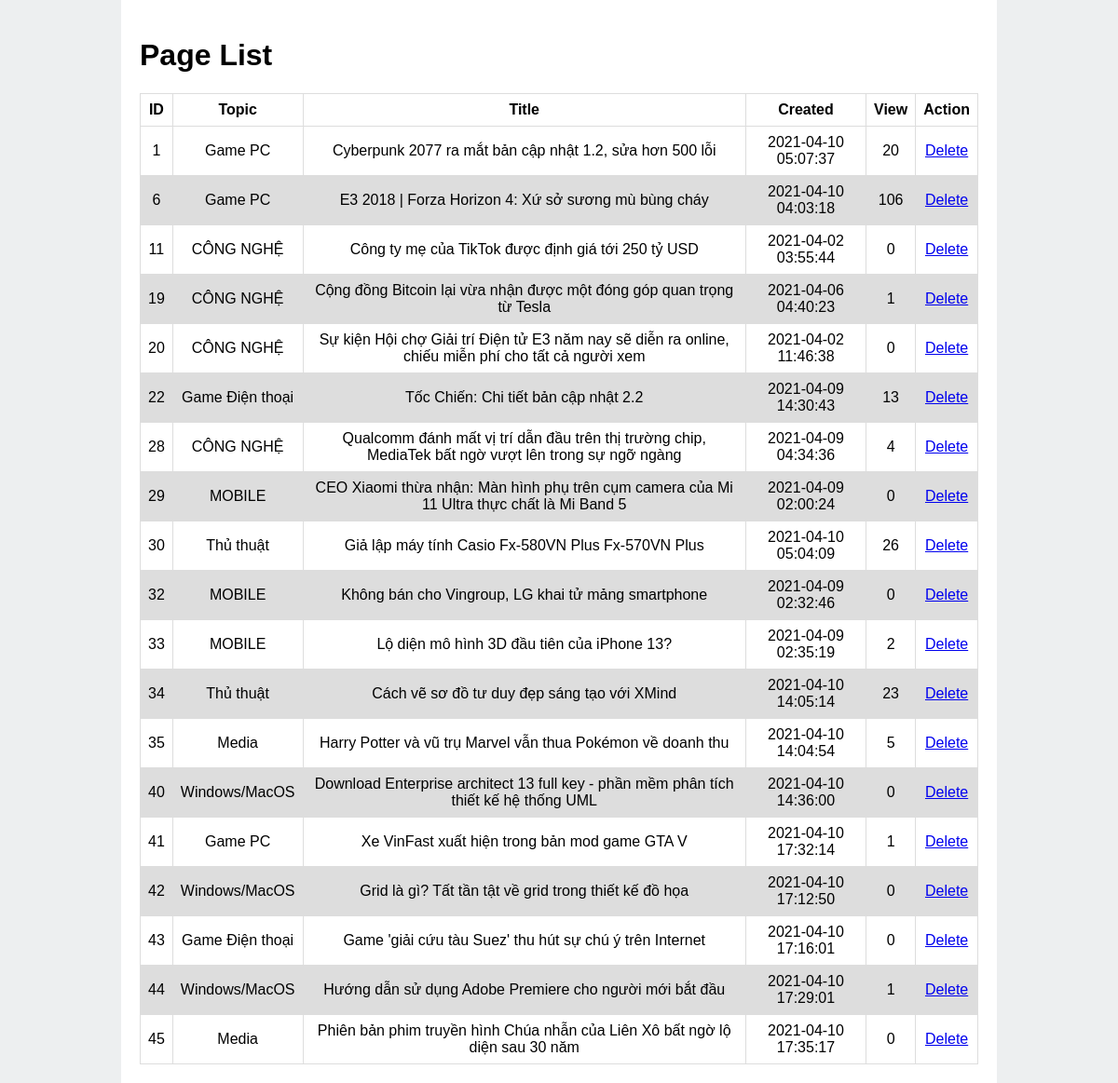
The page /admin/PageList.php on the database as committed earlier.
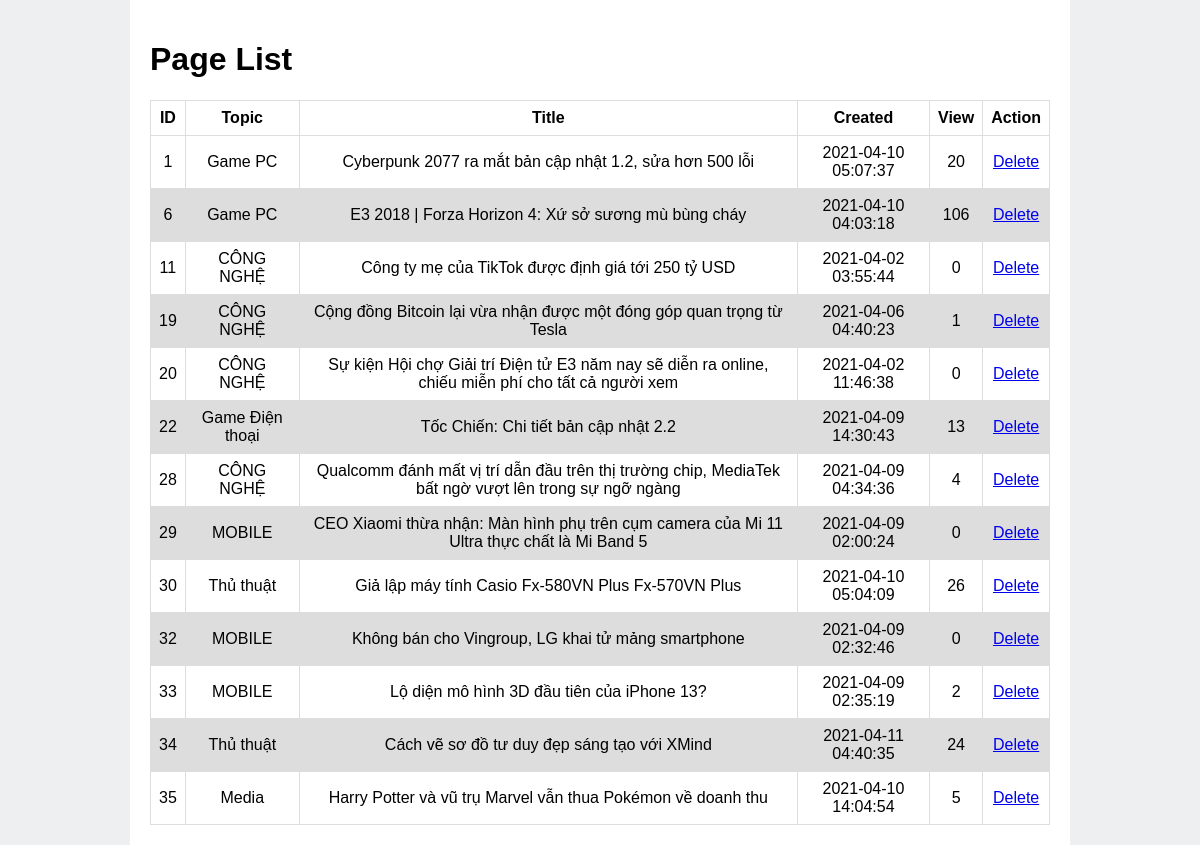
The same page on the database as committed later.
### tables this page shows
CREATE TABLE `pages` (
  `id` int(11) UNSIGNED NOT NULL,
  `topic` varchar(50) NOT NULL,
  `title` varchar(100) NOT NULL,
  `url` varchar(300) NOT NULL,
  `label` varchar(100) NOT NULL,
  `body` text NOT NULL,
  `created` timestamp NOT NULL DEFAULT current_timestamp() ON UPDATE current_timestamp(),
  `view` int(11) NOT NULL,
  `updated` timestamp NULL DEFAULT NULL,
  `userId` int(11) NOT NULL
);

### admin/PageList.php (called while the page is built)
<?php
    require 'start.php';
    require MODEL_ROOT . '/getPageList.php';
    require VIEW_ROOT . '/PageView.php';
?>

### admin/model/getPageList.php (called while the page is built)
<?php
    $pages = $db->query("
        SELECT id, topic, title, url, created, view
        FROM pages
        ORDER BY id
    ")->fetchAll(PDO::FETCH_ASSOC);

### admin/views/PageView.php (the view, shortened to what this page needs)
<!DOCTYPE html>
<html lang="en">
<head>
    <link rel="stylesheet" href="<?php echo BASE_VIEW; ?>assets/css/styles.css">
</head>
<body>
    <div class='wrapper'>
        <h1> Page List </h1>
        <table>
        <thead>
            <tr>
                <th>ID</th>
                <th>Topic</th>
                <th>Title</th>
                <th>Created</th>
                <th>View</th>
                <th colspan="2">Action</th>
            </tr>
        </thead>
            <?php foreach($pages as $row):?>
                <tr>
                    <td><?php echo $row['id'];?></td>
                    <td><?php echo $row['topic'];?></td>
                    <td><?php echo $row['title'];?></td>
                    <td><?php echo $row['created'];?></td>
                    <td><?php echo $row['view'];?></td>
                    <td>
                        <a href="<?php echo BASE_URL;?>/model/deletePage.php?id=<?php echo $row['id'];?>">Delete</a>
                    </td>
                </tr>
            <?php endforeach;?>
        </table>
    </div>
</body>
</html>

### admin/views/assets/css/styles.css (style rules this page uses)
body { font: 1em "Helveltica", sans-serif; background-color: #edeff0; margin: 0; }
.wrapper { margin: 0 auto; padding: 20px; width: 100%; max-width: 900px; background-color: #fff; }
h1,h2,h3,h4,h5 { font-weight: 200%; }
table { font-family: arial, sans-serif; border-collapse: collapse; width: 100%; }
td { border: 1px solid #dddddd; text-align: center; padding: 8px; }
th { border: 1px solid #dddddd; text-align: center; padding: 8px; }
tr:nth-child(even) { background-color: #dddddd; }

Rows that differ between the two databases and show on the page:
removed pages: id "40", topic "Windows/MacOS", title "Download Enterprise architect 13 full key - phần mềm phân tích thiết kế hệ thống UML", created "2021-04-10 14:36:00", view "0"
removed pages: id "41", topic "Game PC", title "Xe VinFast xuất hiện trong bản mod game GTA V", created "2021-04-10 17:32:14", view "1"
removed pages: id "42", topic "Windows/MacOS", title "Grid là gì? Tất tần tật về grid trong thiết kế đồ họa", created "2021-04-10 17:12:50", view "0"
removed pages: id "43", topic "Game Điện thoại", title "Game 'giải cứu tàu Suez' thu hút sự chú ý trên Internet", created "2021-04-10 17:16:01", view "0"
removed pages: id "44", topic "Windows/MacOS", title "Hướng dẫn sử dụng Adobe Premiere cho người mới bắt đầu", created "2021-04-10 17:29:01", view "1"
removed pages: id "45", topic "Media", title "Phiên bản phim truyền hình Chúa nhẫn của Liên Xô bất ngờ lộ diện sau 30 năm", created "2021-04-10 17:35:17", view "0"
changed pages "Cách vẽ sơ đồ tư duy đẹp sáng tạo với XMind": created "2021-04-10 14:05:14" → "2021-04-11 04:40:35"; view "23" → "24"
